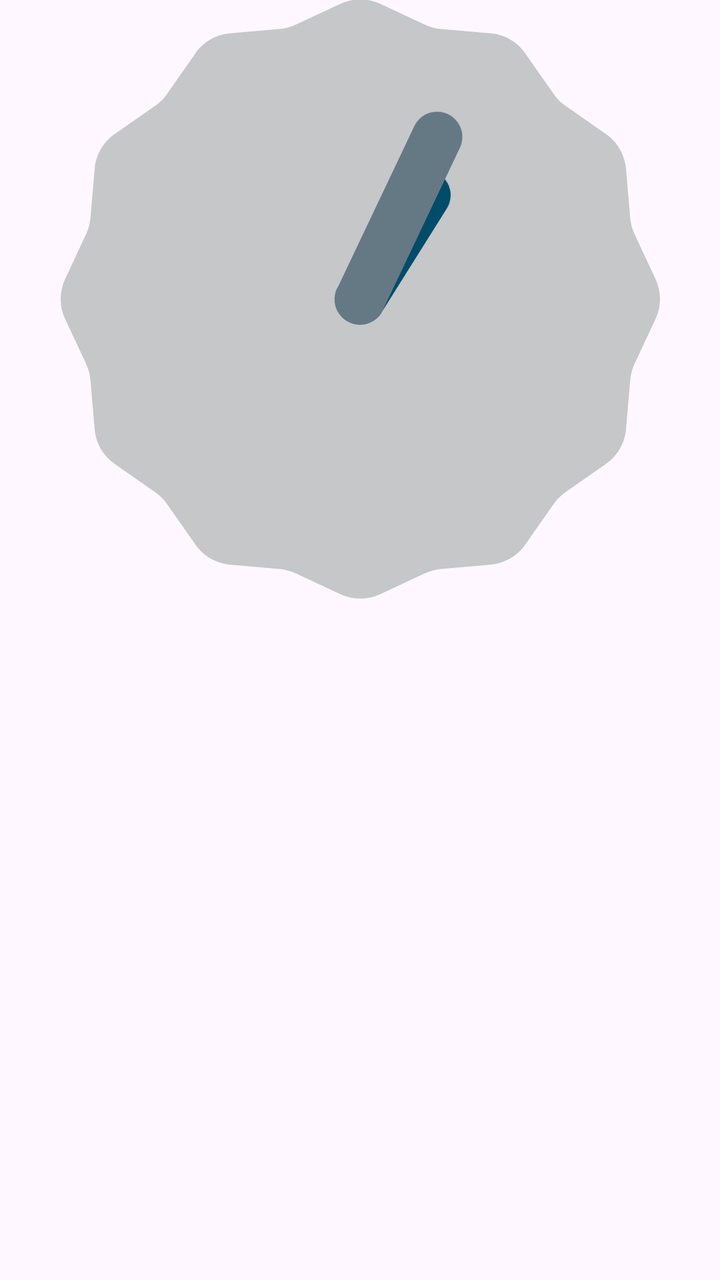
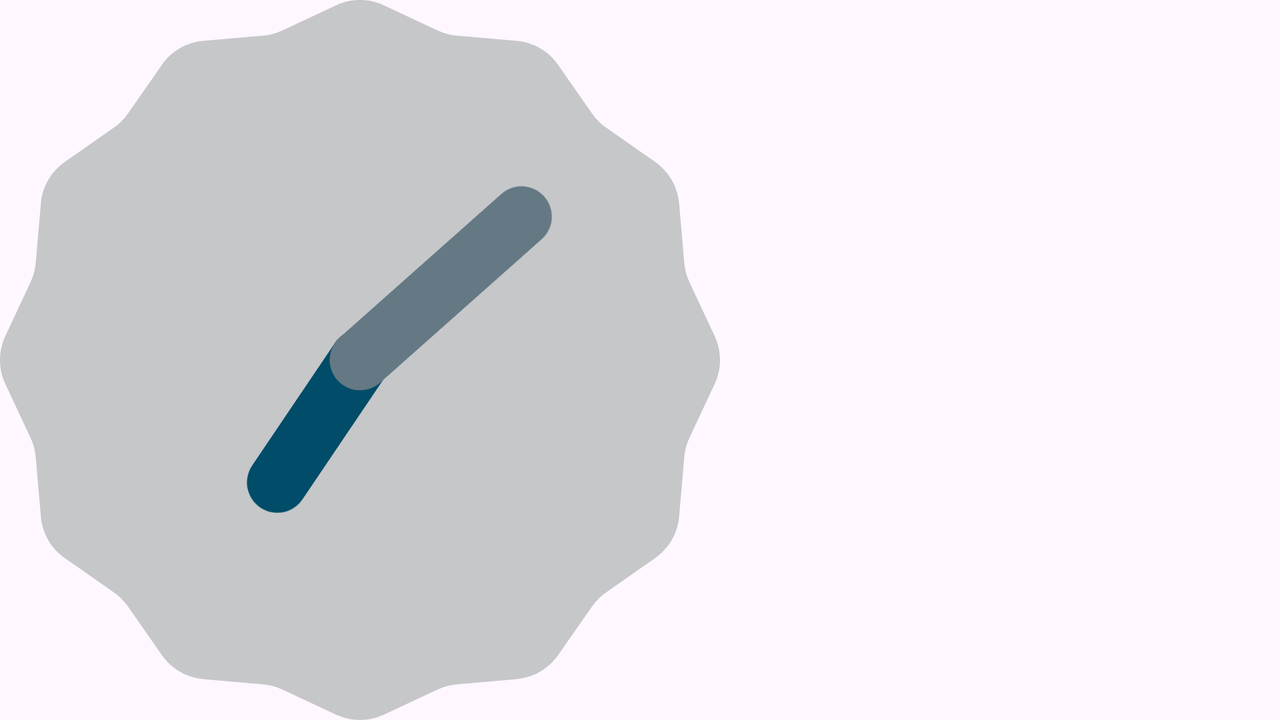

First picture: res/layout/ on a phone held upright. Second picture: the repository's own variant of that layout, on a device whose configuration matches the variant's folder. Source for both follows.
<!-- AndroidManifest.xml: application theme Theme.ClockAppFragment -->
<!-- res/layout/fragment_clock.xml -->
<?xml version="1.0" encoding="utf-8"?>
<RelativeLayout xmlns:android="http://schemas.android.com/apk/res/android"
    xmlns:tools="http://schemas.android.com/tools"
    android:layout_width="match_parent"
    android:layout_height="match_parent">

    <AnalogClock
        android:id="@+id/AnalogClock"
        android:layout_width="match_parent"
        android:layout_height="wrap_content"
        android:layout_centerHorizontal="true"
        android:layout_centerVertical="true"
        android:layout_above="@id/textDateTime"
        />

    <TextView
        android:id="@+id/textDateTime"
        android:layout_width="wrap_content"
        android:layout_height="wrap_content"
        android:gravity="center"
        android:layout_centerHorizontal="true"
        android:layout_centerVertical="true"
        android:textSize="30dp" />

    <TextView
        android:id="@+id/textTimeZone"
        android:layout_width="wrap_content"
        android:layout_height="wrap_content"
        android:layout_centerHorizontal="true"
        android:layout_below="@id/textDateTime"
        android:gravity="center"
        android:textSize="30dp" />

</RelativeLayout>
<!-- resources referenced by this layout -->
<resources>
  <style name="Theme.ClockAppFragment" parent="Base.Theme.ClockAppFragment" />
  <style name="Base.Theme.ClockAppFragment" parent="Theme.Material3.DayNight.NoActionBar">
          
          
      </style>
</resources>
<!-- res/layout-land/fragment_clock.xml (the repository's variant of the layout above) -->
<!-- drawn on the phone turned sideways -->
<?xml version="1.0" encoding="utf-8"?>
<RelativeLayout xmlns:android="http://schemas.android.com/apk/res/android"
    xmlns:tools="http://schemas.android.com/tools"
    android:layout_width="match_parent"
    android:layout_height="match_parent">

    <AnalogClock
        android:id="@+id/AnalogClock"
        android:layout_width="wrap_content"
        android:layout_height="match_parent"
        android:layout_centerVertical="true"/>

    <TextView
        android:id="@+id/textDateTime"
        android:layout_width="wrap_content"
        android:layout_height="wrap_content"
        android:layout_alignParentRight="true"
        android:gravity="center"
        android:layout_toRightOf="@id/AnalogClock"
        android:textSize="30dp" />

    <TextView
        android:id="@+id/textTimeZone"
        android:layout_width="wrap_content"
        android:layout_height="wrap_content"
        android:layout_alignParentRight="true"
        android:layout_below="@id/textDateTime"
        android:layout_toRightOf="@id/AnalogClock"
        android:gravity="center"
        android:textSize="30dp" />

</RelativeLayout>
